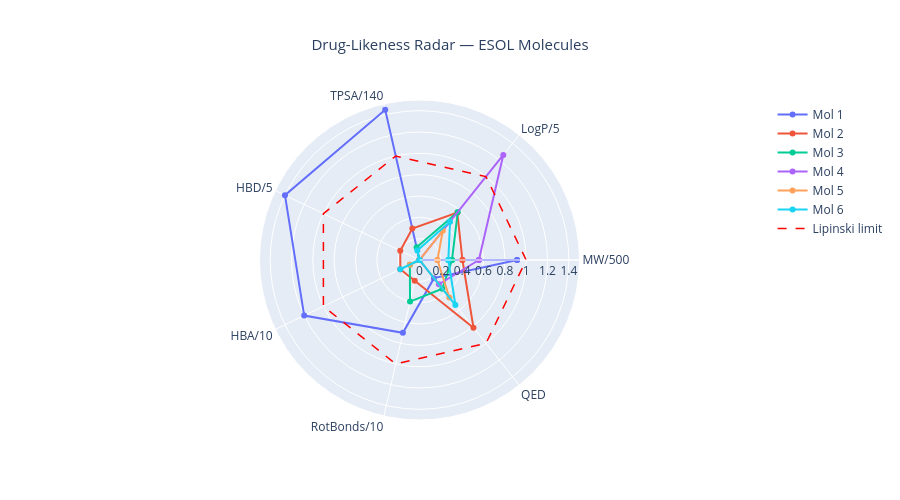
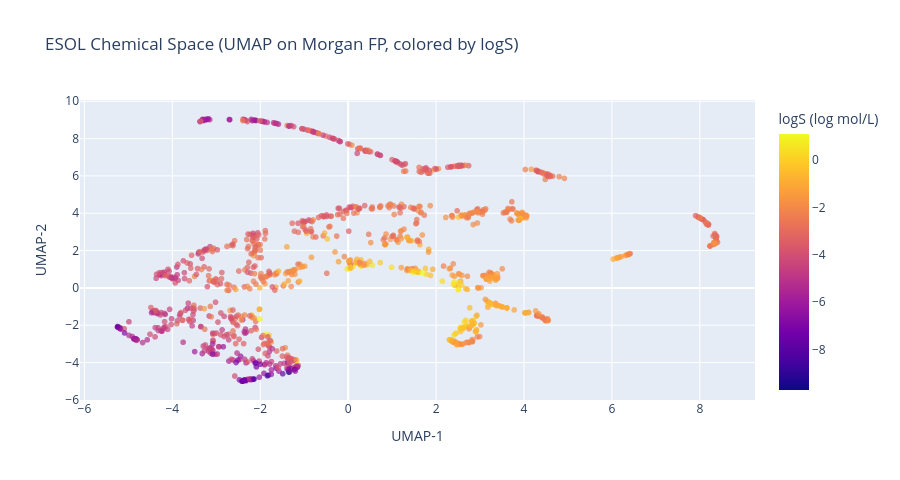

Notebook source saved alongside these figures, in order:
### Code cell
# ═══════════════════════════════════════════════════════════
# 🕸️  DRUG-LIKENESS RADAR + CHEMICAL SPACE (UMAP / PCA)
# ═══════════════════════════════════════════════════════════
import plotly.graph_objects as go
import plotly.express as px
import numpy as np, warnings
warnings.filterwarnings('ignore')

UMAP_OK = False
try:
    import umap as _umap_test; UMAP_OK = True
except ImportError:
    pass

# ── Drug-likeness radar for ESOL dataset ─────────────────────────────────────
from rdkit import Chem
from rdkit.Chem import Descriptors, rdMolDescriptors, QED

def _radar_props(smiles: str) -> dict | None:
    mol = Chem.MolFromSmiles(smiles)
    if mol is None:
        return None
    return {
        'MW/500':     Descriptors.MolWt(mol) / 500,
        'LogP/5':     Descriptors.MolLogP(mol) / 5,
        'TPSA/140':   Descriptors.TPSA(mol) / 140,
        'HBD/5':      rdMolDescriptors.CalcNumHBD(mol) / 5,
        'HBA/10':     rdMolDescriptors.CalcNumHBA(mol) / 10,
        'RotBonds/10':rdMolDescriptors.CalcNumRotatableBonds(mol) / 10,
        'QED':        QED.qed(mol),
    }

if 'df_esol' in dir() and 'smiles' in df_esol.columns:
    # Top-5 by predicted solubility (most soluble)
    _sample_smis = df_esol['smiles'].dropna().head(6).tolist()
    cats = ['MW/500','LogP/5','TPSA/140','HBD/5','HBA/10','RotBonds/10','QED']
    cats_plot = cats + [cats[0]]

    fig_rad = go.Figure()
    pal = px.colors.qualitative.Plotly
    for i, smi in enumerate(_sample_smis):
        props = _radar_props(smi)
        if props is None:
            continue
        vals = [max(0, min(1.5, props[c])) for c in cats] + [max(0, min(1.5, props[cats[0]]))]
        fig_rad.add_trace(go.Scatterpolar(
            r=vals, theta=cats_plot, fill='none',
            line=dict(color=pal[i % len(pal)], width=2),
            name=f"Mol {i+1}",
        ))
    # Lipinski limit
    fig_rad.add_trace(go.Scatterpolar(
        r=[1]*len(cats_plot), theta=cats_plot, mode='lines',
        line=dict(color='red', dash='dash', width=1.5),
        name='Lipinski limit',
    ))
    fig_rad.update_layout(
        polar=dict(radialaxis=dict(visible=True, range=[0, 1.5])),
        title=dict(text='Drug-Likeness Radar — ESOL Molecules', x=0.5, font=dict(size=15)),
        showlegend=True, height=500, paper_bgcolor='white',
    )
    fig_rad.show()
else:
    print("⚠️  df_esol with 'smiles' column required.")

# ── Chemical space: PCA / UMAP projection of Morgan FPs ──────────────────────
if UMAP_OK and 'X_esol' in dir():
    import umap
    from rdkit.Chem import AllChem
    reducer = umap.UMAP(n_components=2, random_state=42, n_neighbors=15, min_dist=0.1)
    Z2d = reducer.fit_transform(X_esol)
    _logS = y_esol if 'y_esol' in dir() else np.zeros(len(X_esol))
    fig_cs = px.scatter(x=Z2d[:, 0], y=Z2d[:, 1], color=_logS,
                         color_continuous_scale='plasma',
                         labels={'x': 'UMAP-1', 'y': 'UMAP-2', 'color': 'logS'},
                         title='ESOL Chemical Space (UMAP on Morgan FP, colored by logS)',
                         opacity=0.7, size_max=8)
    fig_cs.update_layout(height=480, coloraxis_colorbar=dict(title='logS (log mol/L)'))
    fig_cs.show()
elif 'X_esol' in dir():
    from sklearn.decomposition import PCA
    pca = PCA(n_components=2, random_state=42)
    Z2d = pca.fit_transform(X_esol)
    _logS = y_esol if 'y_esol' in dir() else np.zeros(len(X_esol))
    print(f"PCA variance explained: {pca.explained_variance_ratio_.sum():.3f}")
    fig_pcas = px.scatter(x=Z2d[:, 0], y=Z2d[:, 1], color=_logS,
                           color_continuous_scale='plasma',
                           labels={'x': 'PC1', 'y': 'PC2', 'color': 'logS'},
                           title='ESOL Chemical Space (PCA on Morgan FP, colored by logS)',
                           opacity=0.7, size_max=8)
    fig_pcas.update_layout(height=450)
    fig_pcas.show()
else:
    print("⚠️  X_esol (Morgan fingerprint matrix) not in scope — run featurisation cell first.")

### Figure 1 — Plotly figure (JSON) as saved in the notebook; plotly's stock layout.template omitted (floating-point values rounded to 4 significant figures)
{"data": [{"fill": "none", "line": {"color": "#636EFA", "width": 2}, "name": "Mol 1", "r": [0.9149, 0, 1.445, 1.4, 1.2, 0.7, 0.2175, 0.9149], "theta": ["MW/500", "LogP/5", "TPSA/140", "HBD/5", "HBA/10", "RotBonds/10", "QED", "MW/500"], "type": "scatterpolar"}, {"fill": "none", "line": {"color": "#EF553B", "width": 2}, "name": "Mol 2", "r": [0.4025, 0.5681, 0.3017, 0.2, 0.2, 0.2, 0.8113, 0.4025], "theta": ["MW/500", "LogP/5", "TPSA/140", "HBD/5", "HBA/10", "RotBonds/10", "QED", "MW/500"], "type": "scatterpolar"}, {"fill": "none", "line": {"color": "#00CC96", "width": 2}, "name": "Mol 3", "r": [0.3045, 0.5756, 0.1219, 0, 0.1, 0.4, 0.3437, 0.3045], "theta": ["MW/500", "LogP/5", "TPSA/140", "HBD/5", "HBA/10", "RotBonds/10", "QED", "MW/500"], "type": "scatterpolar"}, {"fill": "none", "line": {"color": "#AB63FA", "width": 2}, "name": "Mol 4", "r": [0.5567, 1.26, 0, 0, 0, 0, 0.2915, 0.5567], "theta": ["MW/500", "LogP/5", "TPSA/140", "HBD/5", "HBA/10", "RotBonds/10", "QED", "MW/500"], "type": "scatterpolar"}, {"fill": "none", "line": {"color": "#FFA15A", "width": 2}, "name": "Mol 5", "r": [0.1683, 0.3496, 0, 0, 0.1, 0, 0.4489, 0.1683], "theta": ["MW/500", "LogP/5", "TPSA/140", "HBD/5", "HBA/10", "RotBonds/10", "QED", "MW/500"], "type": "scatterpolar"}, {"fill": "none", "line": {"color": "#19D3F3", "width": 2}, "name": "Mol 6", "r": [0.2704, 0.4593, 0.09207, 0, 0.2, 0, 0.5398, 0.2704], "theta": ["MW/500", "LogP/5", "TPSA/140", "HBD/5", "HBA/10", "RotBonds/10", "QED", "MW/500"], "type": "scatterpolar"}, {"line": {"color": "red", "dash": "dash", "width": 1.5}, "mode": "lines", "name": "Lipinski limit", "r": [1, 1, 1, 1, 1, 1, 1, 1], "theta": ["MW/500", "LogP/5", "TPSA/140", "HBD/5", "HBA/10", "RotBonds/10", "QED", "MW/500"], "type": "scatterpolar"}], "layout": {"height": 500, "paper_bgcolor": "white", "polar": {"radialaxis": {"range": [0, 1.5], "visible": true}}, "showlegend": true, "title": {"font": {"size": 15}, "text": "Drug-Likeness Radar — ESOL Molecules", "x": 0.5}}}

### Figure 2 — Plotly figure (JSON) as saved in the notebook; plotly's stock layout.template omitted (floating-point values rounded to 4 significant figures; data arrays with more than 128 entries replaced by an {"elided": "..."} marker saying what was removed)
{"data": [{"hovertemplate": "UMAP-1=%{x}<br>UMAP-2=%{y}<br>logS=%{marker.color}<extra></extra>", "legendgroup": "", "marker": {"color": {"elided": "1128 float values"}, "coloraxis": "coloraxis", "opacity": 0.7, "symbol": "circle"}, "mode": "markers", "name": "", "showlegend": false, "type": "scattergl", "x": {"elided": "1128 float values"}, "xaxis": "x", "y": {"elided": "1128 float values"}, "yaxis": "y"}], "layout": {"coloraxis": {"colorbar": {"title": {"text": "logS (log mol/L)"}}, "colorscale": [[0, "#0d0887"], [0.1111, "#46039f"], [0.2222, "#7201a8"], [0.3333, "#9c179e"], [0.4444, "#bd3786"], [0.5556, "#d8576b"], [0.6667, "#ed7953"], [0.7778, "#fb9f3a"], [0.8889, "#fdca26"], [1, "#f0f921"]]}, "height": 480, "legend": {"tracegroupgap": 0}, "title": {"text": "ESOL Chemical Space (UMAP on Morgan FP, colored by logS)"}, "xaxis": {"anchor": "y", "domain": [0, 1], "title": {"text": "UMAP-1"}}, "yaxis": {"anchor": "x", "domain": [0, 1], "title": {"text": "UMAP-2"}}}}
